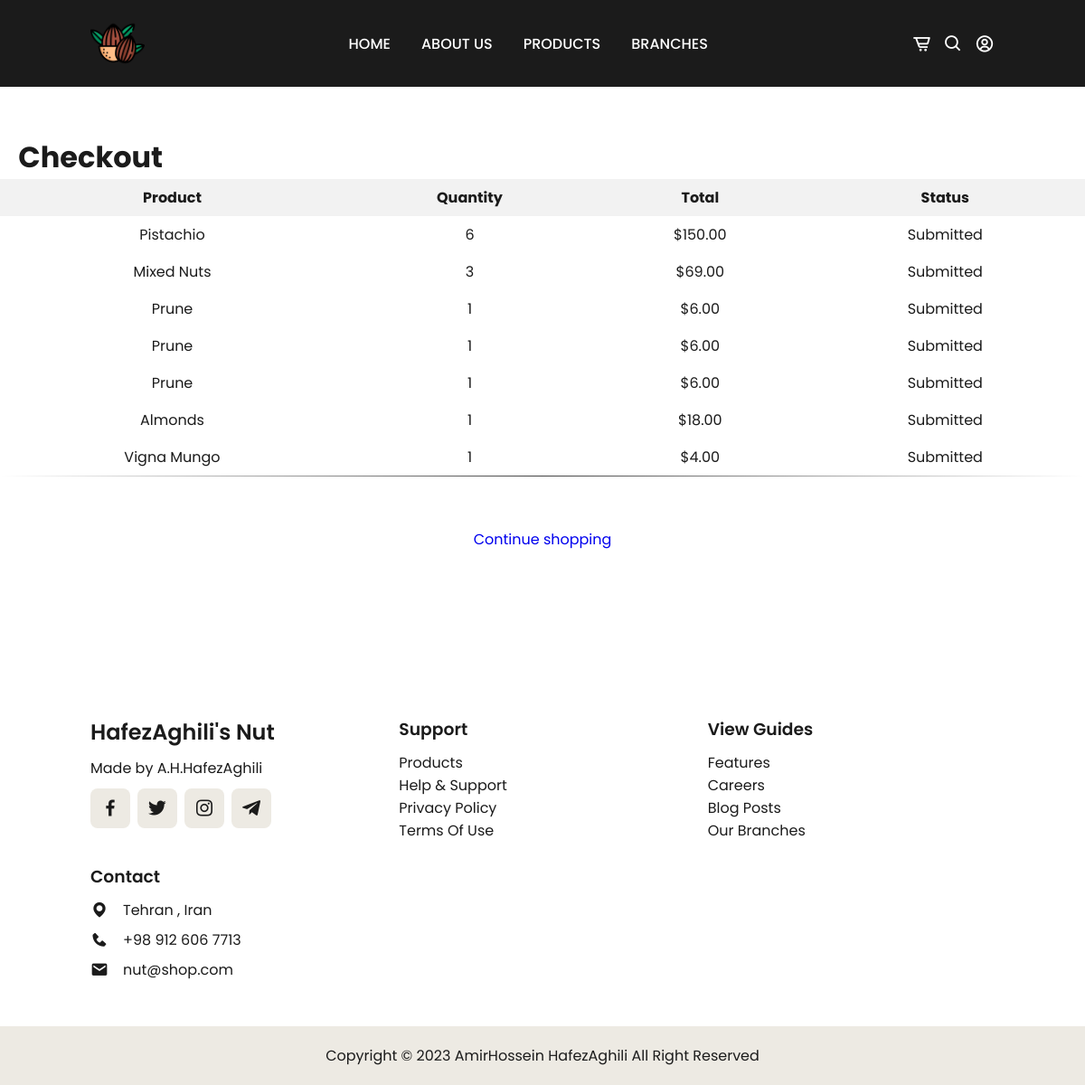
The page /checkout/ (signed in) on the database as committed earlier.
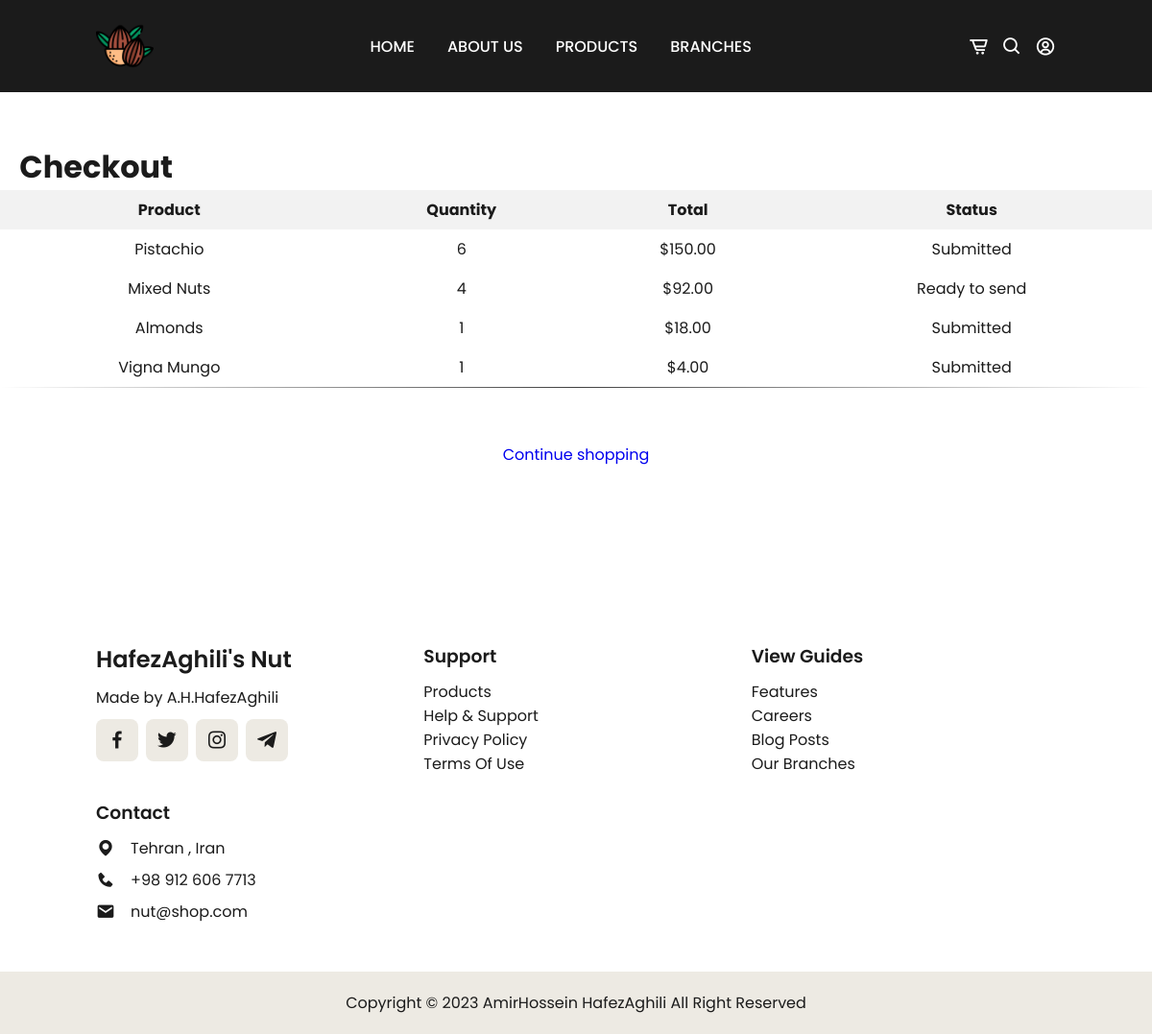
The same page on the database as committed later.
### pages/models.py (models this page shows, shortened)
class CartItem(models.Model):
    cart = models.ForeignKey('Cart' , on_delete=models.CASCADE)
    product = models.ForeignKey('Product' , on_delete=models.CASCADE)
    quantity = models.IntegerField()
    status = models.CharField(max_length=50 , default='Submitted' ,choices=[('Submitted','Submitted'),
                                                                            ('Ready to send','Ready to send'),
                                                                            ('Sent','Sent')])
    def __str__(self):
         return f'{self.cart.user} -> {self.product.name} ({self.quantity}) - ${self.get_total_price()}'
    def get_total_price(self):
        return self.quantity * self.product.price

class Product(models.Model):
    name = models.CharField(max_length=50 , blank=False , null=False)
    price = models.DecimalField(max_digits=10,decimal_places=2)
    img = models.ImageField()
    quality = models.CharField(max_length= 50 , choices=[('high quality','high quality') ,
                                                         ('medium quality','medium quality') ,
                                                         ('low quality','low quality')])
    supplier = models.ManyToManyField('Supplier')
    category = models.ForeignKey('Category', on_delete=models.CASCADE)
    created_at   = models.DateTimeField(auto_now_add=True)
    expiration_at = models.DateField(default=datetime.now()+timedelta(days=730))

### pages/views.py (the view)
# urls.py: path('checkout/', CheckoutView.as_view(), name='checkout'),
class CheckoutView(LoginRequiredMixin, View):
    def get(self, request, *args, **kwargs):
        user = request.user
        cart = Cart.objects.get(user=user)
        cart_items = CartItem.objects.filter(cart=cart)
        cart_items_with_status = cart_items
        print(cart_items_with_status)  # نمایش محتویات
        if cart_items_with_status:
            context = {
                'cart_items': cart_items_with_status,
            }
            return render(request, 'checkout.html', context)
        else:
            return render(request, 'checkout.html', {'message': 'No products to checkout.'})

### accounts/models.py (called while the page is built)
    def __str__(self):
        return self.username

### templates/checkout.html (shortened to what this page needs)
{% extends 'register_base.html' %}
{% load static %}
    {% block styles %}
    <link rel="stylesheet" type="text/css" href="{% static 'css/stylesCardView.css' %}">
    {% endblock %}
{% block content %}
    <br><br><br>
    <h1>&nbsp;&nbsp;&nbsp;Checkout</h1>
    {% if cart_items %}
        <table>
            <thead>
                <tr>
                    <th>Product</th>
                    <th>Quantity</th>
                    <th>Total</th>
                    <th>Status</th>
                </tr>
            </thead>
            <tbody>
                {% for item in cart_items %}
                    <tr>
                        <td>{{ item.product.name }}</td>
                        <td>{{ item.quantity }}</td>
                        <td>${{ item.get_total_price }}</td>
                        <td>{{ item.status }}</td>
                    </tr>
                {% endfor %}
            </tbody>
        </table>
        <br>
        <div class="button-container">
            <a href="{% url 'product_view' %}" class="btn-primary btn-animation">Continue shopping</a>
        </div>
    {% else %}
        <p>No products to checkout.</p>
    {% endif %}
    <br><br><br><br><br>
{% endblock %}

Rows that differ between the two databases and show on the page:
removed CartItem: product.name "Prune", quantity "1", get_total_price "6.00", status "Submitted"
removed CartItem: product.name "Prune", quantity "1", get_total_price "6.00", status "Submitted"
removed CartItem: product.name "Prune", quantity "1", get_total_price "6.00", status "Submitted"
changed CartItem "Mixed Nuts": quantity "3" → "4"; get_total_price "69.00" → "92.00"; status "Submitted" → "Ready to send"
